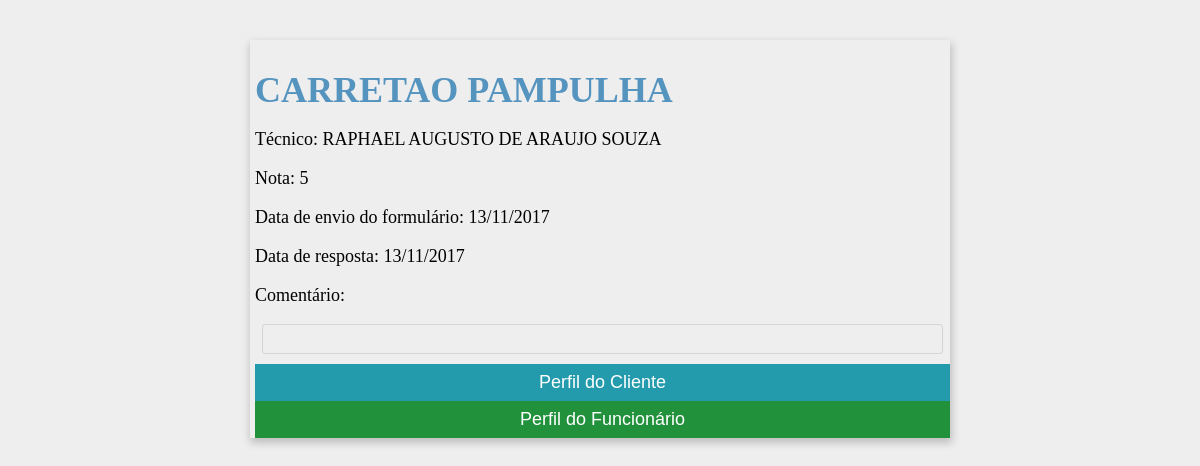
Screenshot of /Management/pages/completeform.php?id=42 (signed in) with the database file from the repository.
### tables this page shows
CREATE TABLE `customer` (
  `idcustomer` int(10) UNSIGNED NOT NULL,
  `name` varchar(200) NOT NULL,
  `emails` varchar(200) NOT NULL,
  `tecnical_visits` int(11) NOT NULL,
  `forms_answereds` int(11) NOT NULL,
  `V11_ID` int(11) NOT NULL,
  `effectiviness` double NOT NULL DEFAULT '0',
  `avaliation_avarage` double NOT NULL DEFAULT '0'
);

CREATE TABLE `employee` (
  `idemployee` int(10) UNSIGNED NOT NULL,
  `name` varchar(100) NOT NULL,
  `note_avarage` double NOT NULL,
  `issue_sol_avarage` double NOT NULL,
  `V11_code` int(11) NOT NULL,
  `visits` int(11) NOT NULL
);

CREATE TABLE `form` (
  `idform` int(10) UNSIGNED NOT NULL,
  `commentary` varchar(200) DEFAULT NULL,
  `idcustomer` int(11) DEFAULT NULL,
  `idemployee` int(11) DEFAULT NULL,
  `evaluation_value` int(11) DEFAULT NULL,
  `issue_solve` varchar(10) DEFAULT NULL,
  `request_sent` date NOT NULL,
  `request_answered` date NOT NULL
);

### Management/php/DataBaseQuerys.php (called while the page is built, shortened)
  <?php
$connection = Database::getConnection();
function formatDate($string)
{
	return date("d/m/Y", strtotime($string));
}
function LoadDataFrom($id, $table)
{
	global $connection;
	$result = $connection->query("SELECT * FROM $table WHERE id$table = $id");
	if ($result->num_rows > 0){
		return $result->fetch_assoc();
	}
	else{
		return null;
	}
}
function LoadDataFromVIP($id, $table){
	global $connection;
	if($table == "employee"){
		$result = $connection->query("SELECT * FROM $table WHERE V11_code = $id");
	}
	else{
		$result = $connection->query("SELECT * FROM $table WHERE V11_ID = $id");
	}
	$output = $result->fetch_assoc();
	if ($result->num_rows > 0)
	{
		return $output;
	}
	else
	{
		return null;
	}
}
?>

### Management/php/class/Formulario.php (called while the page is built, shortened)
<?php
include_once '../php/DataBaseQuerys.php';
include_once 'Employee_VIP.php';
include_once 'Customer_VIP.php';
class Formulario{
    private $customer;
    private $employee;
    private $evaluation_value;
    private $request_sent;
    function __construct($id){
        $retorno = LoadDataFrom($id, "form");
        $this->customer = new Customer_VIP($retorno["idcustomer"]);
        $this->employee = new Employee_VIP($retorno["idemployee"]);
        $this->evaluation_value = $retorno["evaluation_value"];
        $this->request_sent = formatDate($retorno["request_sent"]);
        $this->request_answered = formatDate($retorno["request_answered"]);
    }
    public function getCustomer(){
        return $this->customer;
    }
    public function getEmployee(){
        return $this->employee;
    }
    public function getEvaluation_solve(){
        return $this->evaluation_value;
    }
    public function getRequest_Sent(){
        return $this->request_sent;
    }
    public function getResquest_Answered(){
        return $this->request_answered;
    }
}
?>

### Management/php/class/Customer_VIP.php (called while the page is built)
<?php
include_once 'Customer.php';
class Customer_VIP extends Customer{
    function __construct($idVIP){
        $data = loadDataFromVIP($idVIP, "customer");
        parent::__construct($data["idcustomer"]);
    }
}
?>

### Management/php/class/Customer.php (called while the page is built, shortened)
<?php
include_once '../php/DataBaseQuerys.php';
class Customer extends Entity{
    function __construct($i){
        $this->id = $i;
        $getinfo = LoadDataFrom($i, "customer");
        $this->name = utf8_encode($getinfo["name"]);
    }
    public function GetID(){
        return $this->id;
    }
    public function GetName(){
        return $this->name;
    }
}
?>

### Management/php/class/Employee_VIP.php (called while the page is built)
<?php
include_once 'Employee.php';
class Employee_VIP extends Employee{
    function __construct($idVIP){
        $data = loadDataFromVIP($idVIP, "employee");
        parent::__construct($data["idemployee"]);
    }
}
?>

### Management/php/class/Employee.php (called while the page is built, shortened)
<?php
include_once '../php/DataBaseQuerys.php';
class Employee extends Entity{
    function __construct($i){
        $this->id = $i;
        $getinfo = LoadDataFrom($i, "employee");
        $this->name = utf8_encode($getinfo["name"]);
    }
    public function GetID(){
        return $this->id;
    }
    public function GetName(){
        return $this->name;
    }
}
?>

### Management/pages/completeform.php (the view, shortened to what this page needs)
<?php
include '../php/DataBaseQuerys.php';
include_once '../php/class/Formulario.php';
$instance = new Formulario($_GET["id"]);
$customer_url = "mainprofile.php?profile=".$instance->getCustomer()->GetID()."&type=c";
$employee_url = "mainprofile.php?profile=".$instance->getEmployee()->GetID()."&type=e";
?>
<!DOCTYPE HTML>
<html>
<head>
    <link href="../css/mainPagesStyle.css" rel="stylesheet" type="text/css" />
    <link href="../css/table.css" rel="stylesheet" type="text/css"/>
    <link href="../css/formulario-completo.css" rel="stylesheet" type="text/css"/>
</head>
<body ng-app="">
    <div class="full-form">
        <h1><?php echo $instance->getCustomer()->GetName();?></h1>
        <p>Técnico: <?php echo $instance->getEmployee()->getName(); ?> </p>
        <p>Nota: <?php echo $instance->getEvaluation_solve() ?> </p>
        <p>Data de envio do formulário: <?php echo $instance->getRequest_Sent() ?></p>
        <p>Data de resposta: <?php echo $instance->getResquest_Answered() ?> </p>
        <p>Comentário:</p>
        <div class="commentary">
        </div>
        <form <?php echo "action=".$customer_url; ?> method="POST">
            <button class="blue">Perfil do Cliente</button>
        </form>
        <form <?php echo "action=".$employee_url; ?> method="POST">
            <button class="green">Perfil do Funcionário</button>
        </form>
    </div>
</body>
</html>

### Management/css/mainPagesStyle.css (style rules this page uses)
* { box-sizing: border-box; }
body { font-family: Verdana; margin: 0; padding: 0; background-color: #EEEEEE; }

### Management/css/table.css (style rules this page uses)
h1 { outline: none; white-space: nowrap; overflow: hidden; }

### Management/css/formulario-completo.css (style rules this page uses)
.full-form { box-shadow: 1px 4px 8px 1px rgba(0, 0, 0, 0.2); max-width: 700px; min-width: 500px; height: 100%; position: relative; margin: auto; font-weight: 400; font-size: 18px; margin-top: 40px; display: block; padding-left: 5px; padding-top: 5px; word-wrap: break-word; }
.full-form h1 { color: #5594BF; margin-bottom: 10px; }
.full-form button { border: none; outline: 0; display: inline-block; padding: 8px; color: white; text-align: center; cursor: pointer; width: 100%; font-size: 18px; }
.green { background-color: #22913c; }
.blue { background-color: #249bad; }
.commentary { padding: 5px; width: 98%; margin: auto; margin-bottom: 10px; border: 1px solid #40404125; border-radius: 3px; }

### rows the page displays
customer: name "CARRETAO PAMPULHA"
employee: name "RAPHAEL AUGUSTO DE ARAUJO SOUZA"
form: evaluation_value "5", request_sent "13/11/2017", request_answered "13/11/2017"
